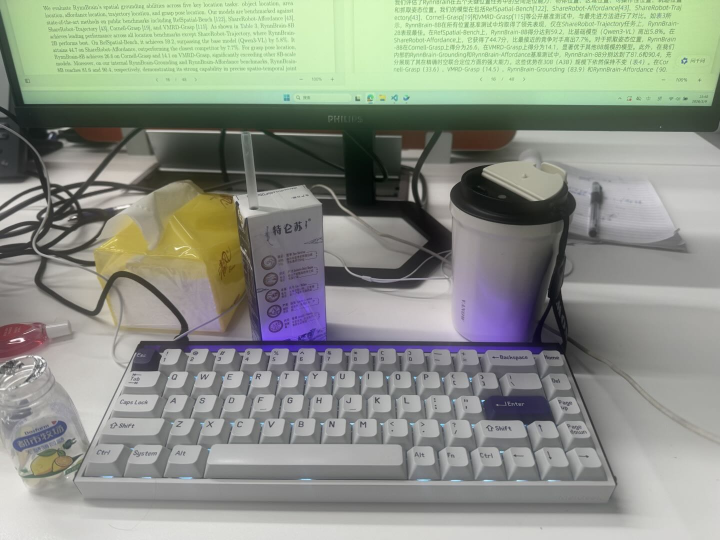
#> input picture RynnBrain/data/pull.jpg, 1440 x 1080 px, found by its file name (shown at 1/2 size)
$ python point.py
#> lines starting #> are read from the running program, lines starting #| are printed output that depends on the picture
from PIL import Image, ImageDraw

img_path = "D:\\RynnBrain\\data\\pull.jpg"  # 你的第3帧图片
affordance =   (111, 741)  # 模型输出
bbox = ((698, 308), (805, 377))  # 模型输出

img = Image.open(img_path).convert("RGB")
#> img is the input picture: PIL image 1440x1080 RGB; mean R, G, B 142.3, 148.5, 136.5
w, h = img.size
#> w = 1440; h = 1080

def denorm(pt):
    x, y = pt
    return round(x / 1000 * w), round(y / 1000 * h)

# 反归一化
ax, ay = denorm(affordance)
#> ax = 160; ay = 800
(x1, y1), (x2, y2) = denorm(bbox[0]), denorm(bbox[1])
#> x1 = 1005; y1 = 333; x2 = 1159; y2 = 407

draw = ImageDraw.Draw(img)

# 画框
draw.rectangle([x1, y1, x2, y2], outline="lime", width=3)

# 画点
r = 6
draw.ellipse([ax-r, ay-r, ax+r, ay+r], fill="red", outline="red")

out = "D:\\RynnBrain\\data\\output.jpg"
img.save(out)
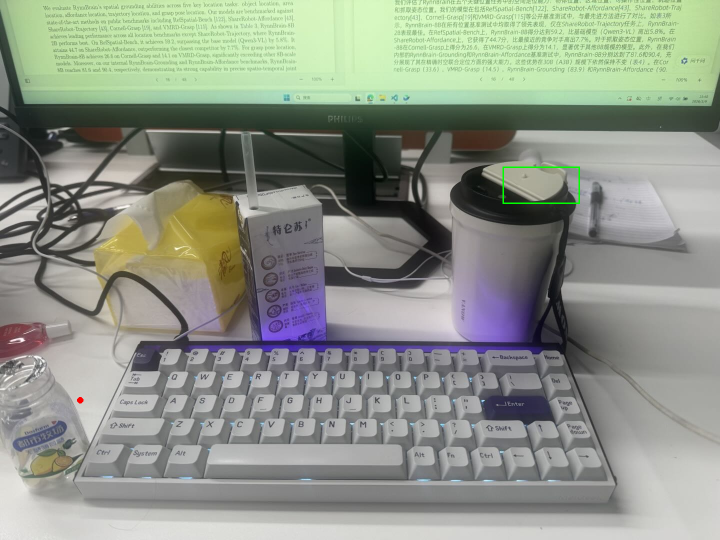
#> saved as output.jpg: PIL image 1440x1080 RGB (shown at 1/2 size); mean R, G, B 142.2, 148.6, 136.4
print("saved:", out)

$ run again, with RynnBrain/data/clean.jpg copied over RynnBrain/data/pull.jpg
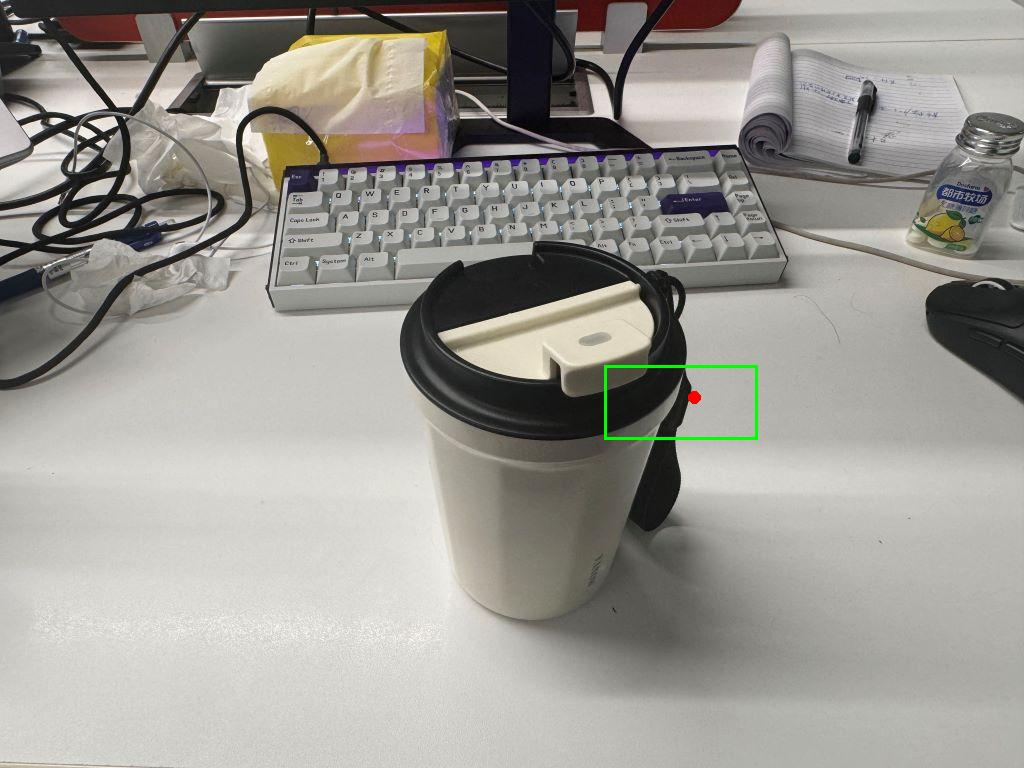
#> input picture RynnBrain/data/clean.jpg, 1024 x 768 px, found by its file name
#> img is the input picture: PIL image 1024x768 RGB; mean R, G, B 155.6, 153.3, 147.4
#> `img.save(out)`:
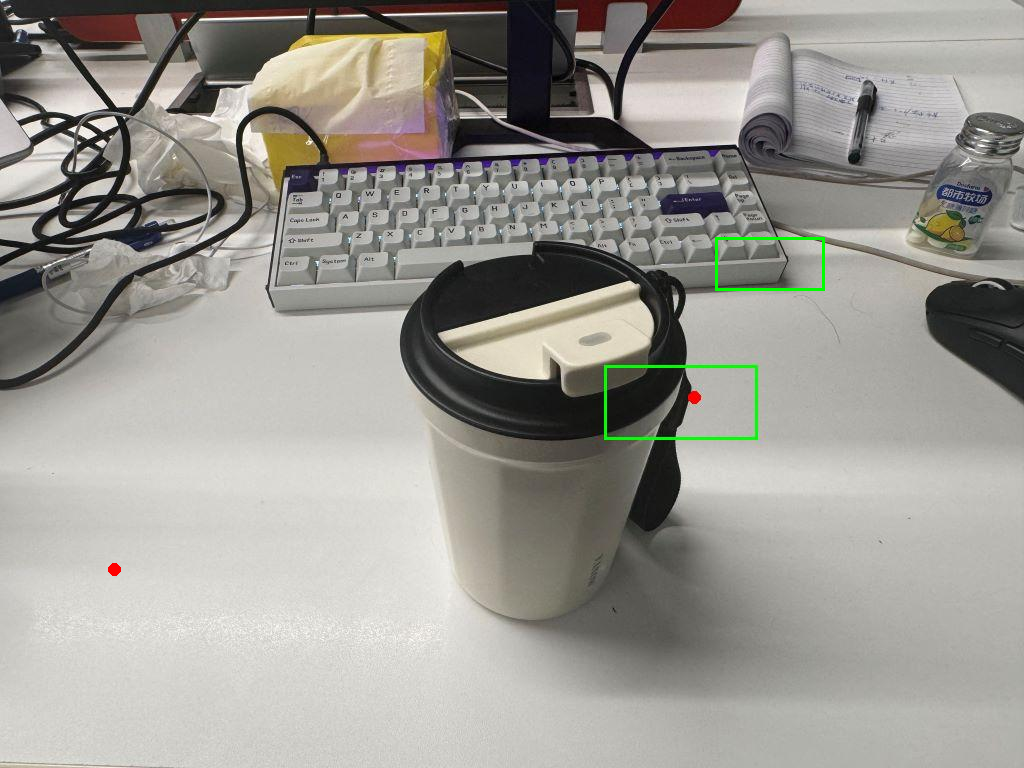
#> saved as output.jpg: PIL image 1024x768 RGB; mean R, G, B 155.4, 153.4, 147.2

$ run again, with RynnBrain/data/walk1.jpg copied over RynnBrain/data/pull.jpg
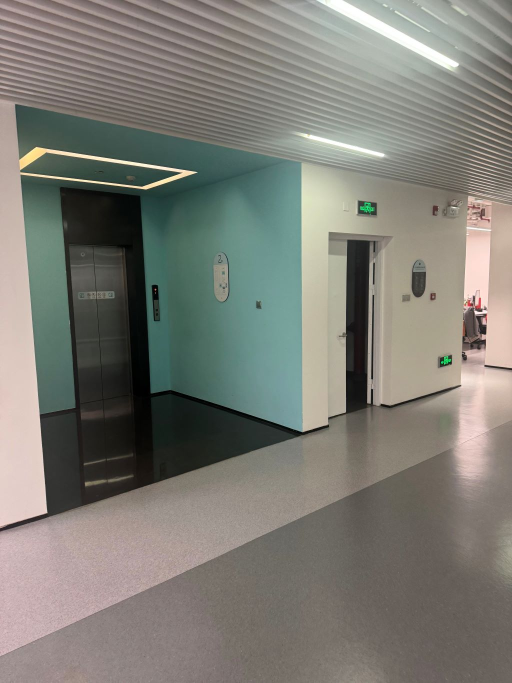
#> input picture RynnBrain/data/walk1.jpg, 1024 x 1365 px, found by its file name (shown at 1/2 size)
#> img is the input picture: PIL image 1024x1365 RGB; mean R, G, B 125.9, 125.1, 117.5
#> `img.save(out)`:
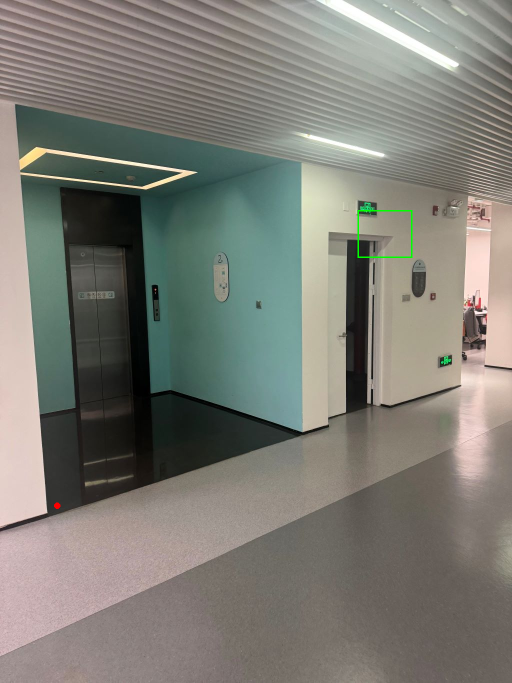
#> saved as output.jpg: PIL image 1024x1365 RGB (shown at 1/2 size); mean R, G, B 125.8, 125.2, 117.4
